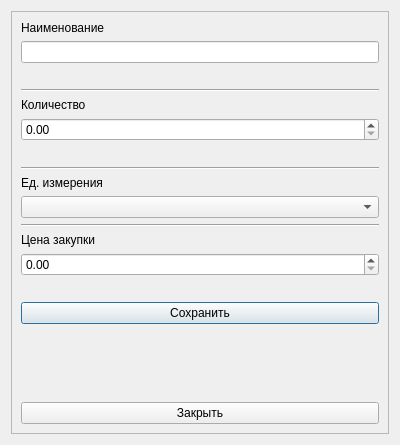
<?xml version="1.0" encoding="UTF-8"?>
<ui version="4.0">
 <class>WarehouseSystemAddProductDialog</class>
 <widget class="QDialog" name="WarehouseSystemAddProductDialog">
  <property name="geometry">
   <rect>
    <x>0</x>
    <y>0</y>
    <width>400</width>
    <height>445</height>
   </rect>
  </property>
  <property name="windowTitle">
   <string>Dialog</string>
  </property>
  <layout class="QGridLayout" name="gridLayout">
   <item row="0" column="0">
    <widget class="QFrame" name="frame">
     <property name="frameShape">
      <enum>QFrame::StyledPanel</enum>
     </property>
     <property name="frameShadow">
      <enum>QFrame::Raised</enum>
     </property>
     <layout class="QGridLayout" name="gridLayout_2">
      <item row="4" column="0">
       <widget class="QPushButton" name="pbSave">
        <property name="text">
         <string>Сохранить</string>
        </property>
       </widget>
      </item>
      <item row="1" column="0">
       <layout class="QVBoxLayout" name="verticalLayout_2">
        <item>
         <widget class="QLabel" name="lCountHeader">
          <property name="text">
           <string>Количество</string>
          </property>
         </widget>
        </item>
        <item>
         <widget class="QDoubleSpinBox" name="dspCount"/>
        </item>
        <item>
         <widget class="QLabel" name="lCheckCount">
          <property name="text">
           <string/>
          </property>
         </widget>
        </item>
        <item>
         <widget class="Line" name="line_2">
          <property name="orientation">
           <enum>Qt::Horizontal</enum>
          </property>
         </widget>
        </item>
       </layout>
      </item>
      <item row="3" column="0">
       <layout class="QVBoxLayout" name="verticalLayout_4">
        <item>
         <widget class="QLabel" name="lpPurchasePriceHeader">
          <property name="text">
           <string>Цена закупки</string>
          </property>
         </widget>
        </item>
        <item>
         <widget class="QDoubleSpinBox" name="dspPurchasePrice"/>
        </item>
        <item>
         <widget class="QLabel" name="lCheckPurchasePrice">
          <property name="text">
           <string/>
          </property>
         </widget>
        </item>
       </layout>
      </item>
      <item row="0" column="0">
       <layout class="QVBoxLayout" name="verticalLayout">
        <item>
         <widget class="QLabel" name="lNameHeader">
          <property name="text">
           <string>Наименование</string>
          </property>
         </widget>
        </item>
        <item>
         <widget class="QLineEdit" name="leName"/>
        </item>
        <item>
         <widget class="QLabel" name="lCheckName">
          <property name="text">
           <string/>
          </property>
         </widget>
        </item>
        <item>
         <widget class="Line" name="line">
          <property name="orientation">
           <enum>Qt::Horizontal</enum>
          </property>
         </widget>
        </item>
       </layout>
      </item>
      <item row="2" column="0">
       <layout class="QVBoxLayout" name="verticalLayout_3">
        <item>
         <widget class="QLabel" name="lUnitOfMeasureHeader">
          <property name="text">
           <string>Ед. измерения</string>
          </property>
         </widget>
        </item>
        <item>
         <widget class="QComboBox" name="cbUnitOfMeasure"/>
        </item>
        <item>
         <widget class="Line" name="line_3">
          <property name="orientation">
           <enum>Qt::Horizontal</enum>
          </property>
         </widget>
        </item>
       </layout>
      </item>
      <item row="6" column="0">
       <widget class="QPushButton" name="pbClose">
        <property name="text">
         <string>Закрыть</string>
        </property>
       </widget>
      </item>
      <item row="5" column="0">
       <spacer name="verticalSpacer">
        <property name="orientation">
         <enum>Qt::Vertical</enum>
        </property>
        <property name="sizeHint" stdset="0">
         <size>
          <width>20</width>
          <height>40</height>
         </size>
        </property>
       </spacer>
      </item>
     </layout>
    </widget>
   </item>
  </layout>
 </widget>
 <resources/>
 <connections/>
</ui>
